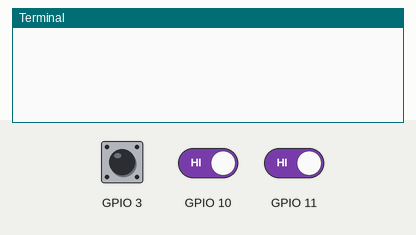
Recording of a program running on a simulated Raspberry Pi (BCM pin numbers). On the bench: the last lines printed to the terminal. The test bench sets the inputs (shaded band); at power-on: GPIO 3 HIGH, GPIO 10 HIGH, GPIO 11 HIGH.

Above: at 1.2 s.
1.3 s: GPIO 3 pulled LOW for 0.15 s
At 2.5 s:
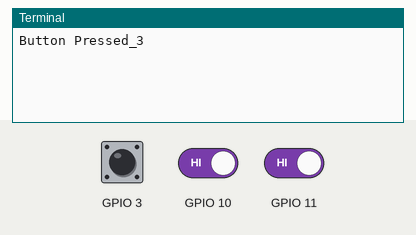
2.9 s: GPIO 10 driven LOW
At 4.1 s:
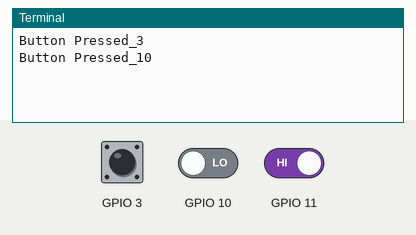
4.4 s: GPIO 11 driven LOW
At 5.6 s:
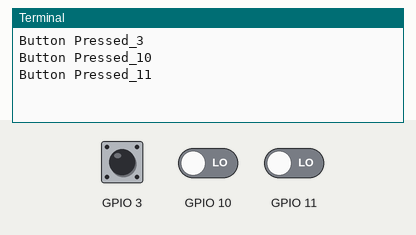
Timing chart, 0 to 7.4 s (numbered marks = the images above; inputs shaded):
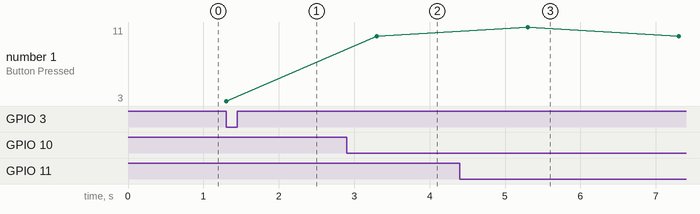

Measured:
- after the input at 1.3 s, the terminal: prints a new line at once (image 1)
- after the input at 2.9 s, the terminal: prints a new line after 0.40 s (image 2)
- after the input at 4.4 s, the terminal: prints a new line after 0.90 s (image 3)
- plotted number 1: 3 → 10 after the input at 2.9 s

The program:

Joystick.py
```python
#!/usr/bin/python3.4
import os
import time
import RPi.GPIO as GPIO

GPIO.setmode(GPIO.BCM)

GPIO.setwarnings(False)
GPIO.setup(10,GPIO.IN) # Поворот по часовой
#GPIO.setup(9,GPIO.IN)
GPIO.setup(11,GPIO.IN) # Поворот против часовой
GPIO.setup(3,GPIO.IN)

while True:  # Цикл для кнопки с поворотом
  if ( GPIO.input(3) == False ): # Это нажатие, на кнопке написано SW
    print("Button Pressed_3")
    time.sleep(2)

  if ( GPIO.input(10) == False ): # DT Это поворот, при завершении поворота приходит еденица, иначе ноль. Можно комбинировать с 9
    print("Button Pressed_10") #
    time.sleep(2)

  if ( GPIO.input(11) == False ): # clk
    print("Button Pressed_11")
    time.sleep(2)

#GPIO.setup(10,GPIO.IN)
#GPIO.setup(3,GPIO.IN)
#GPIO.setup(11,GPIO.IN)

#while True:  # Цикл для рукоятки джостика
  #if ( GPIO.input(10) == False ): # Это нажатие, на кнопке написано VRx 0 - поворот к проводам
  #  print("Button Pressed_10")
  #  os.system('date')
  #  print(GPIO.input(10))
  #  time.sleep(2)
  #if ( GPIO.input(9) == False ): # VRy --- от названий вверх
  #  print("Button Pressed_09") #
  #  os.system('date')
  #  print(GPIO.input(9))
  #  if ( GPIO.input(9) == 1):
  #    print(GPIO.input(9))
  #    i=i+1
  #    print(i)
  #  #i = i + 1
  #  #print(i)
  #  time.sleep(2)
  #if ( GPIO.input(11) == False ):  # нажатие кнопки
  #  print("Button Pressed_11")
  #  os.system('date')
  #print(GPIO.input(3))
  #  if ( GPIO.input(10) == 1 ):
  #    print("Кнопка нажата")
  #  i += 1
  #  print(i)
  #if ( GPIO.input(10) == False ):
  #print(GPIO.input(10))
  #  time.sleep(2)
  #else:
  #  os.system('clear')
  #  print("waiting for you to press a button, please.")
```
